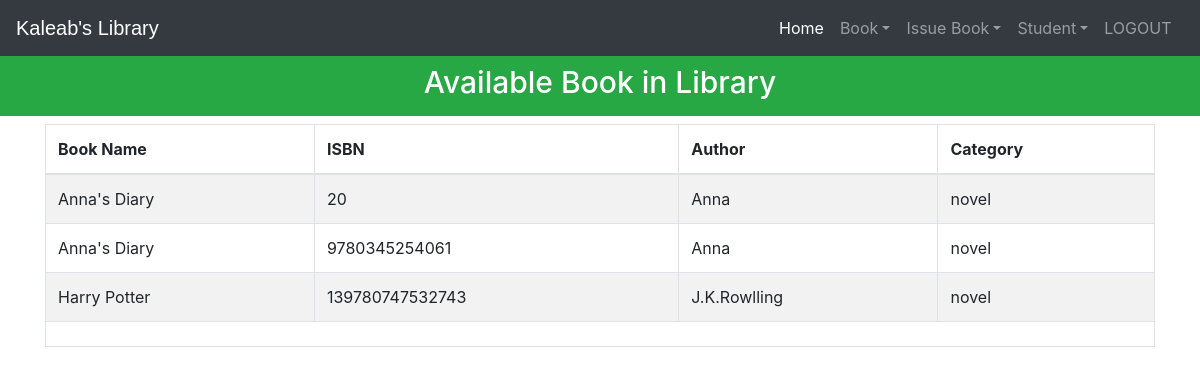
Page /viewbook (signed in) on the earlier database version.
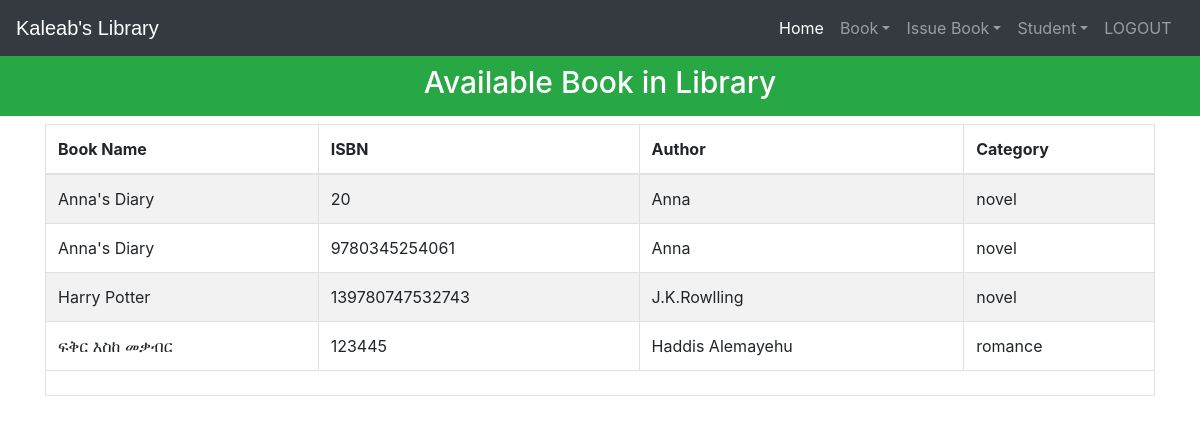
Same page on the later database version.
### library/models.py (models this page shows, shortened)
class Book(models.Model):
    catchoice= [
        ('education', 'Education'),
        ('entertainment', 'Entertainment'),
        ('comics', 'Comics'),
        ('biography', 'Biography'),
        ('history', 'History'),
        ('novel', 'Novel'),
        ('fantasy', 'Fantasy'),
        ('thriller', 'Thriller'),
        ('romance', 'Romance'),
        ('scifi','Sci-Fi')
        ]
    name=models.CharField(max_length=30)
    isbn=models.PositiveIntegerField()
    author=models.CharField(max_length=40)
    category=models.CharField(max_length=30,choices=catchoice,default='education')

### library/views.py (the view)
# urls.py: path('viewbook', views.viewbook_view),
@login_required(login_url='adminlogin')
@user_passes_test(is_admin)
def viewbook_view(request):
    books=models.Book.objects.all()
    return render(request,'library/viewbook.html',{'books':books})

### library/views.py (called while the page is built)
def is_admin(user):
    return user.groups.filter(name='ADMIN').exists()

### templates/library/viewbook.html (shortened to what this page needs)
<!DOCTYPE html>
<html lang="en" dir="ltr">
  <head>
  </head>
  <body>
    {% include "library/navbaradmin.html" %}
    <br>
    <br>
    <h3 class="p-3 mb-2 bg-success text-white" style = 'font-size: 30px;text-align:center;'>Available Book in Library</h3>
{% if books%}
<div class="container">
  <table class="table table-hover table-condensed table-striped table-bordered">
    <thead>
    <tr>
    <th>Book Name</th>
    <th>ISBN</th>
    <th>Author</th>
    <th>Category</th>
    </tr>
    </thead>
    <tfoot>
    <tr>
    <td colspan="4" rowspan="4">
    </td>
    </tr>
    </tfoot>
    <tbody>
      {% for book in books %}
        <tr>
          <td>{{book.name}}</td>
          <td>{{book.isbn}}</td>
          <td>{{book.author}}</td>
          <td>{{book.category}}</td>
        </tr>
      {% endfor %}
    </tbody>
    </table>
</div>
{%else%}
<h1>Have 0 book</h1>
{%endif%}
<br><br><br><br><br><br><br><br><br>
    {% include "library/footer.html" %}
  </body>
</html>

### templates/library/navbaradmin.html (shortened to what this page needs)
<!DOCTYPE html>
{% load static %}
<html lang="en">
<head>
<link rel="stylesheet" href="https://stackpath.bootstrapcdn.com/bootstrap/4.3.1/css/bootstrap.min.css">
<link rel="stylesheet" href="https://maxcdn.bootstrapcdn.com/font-awesome/4.7.0/css/font-awesome.min.css">
</head>
<body>
<div class="bs-example">
    <nav class="navbar navbar-expand-md bg-dark navbar-dark fixed-top">
        <a href="/" class="navbar-brand">Kaleab's Library</a>
        <div class="collapse navbar-collapse justify-content-between" id="navbarCollapse">
            <div class="navbar-nav">
              <a href="/" class="nav-item nav-link active">Home</a>
                <div class="nav-item dropdown">
                  <a href="#" class="nav-link dropdown-toggle" data-toggle="dropdown">Book</a>
                </div>
                <div class="nav-item dropdown">
                  <a href="#" class="nav-link dropdown-toggle" data-toggle="dropdown">Issue Book</a>
                </div>
                <div class="nav-item dropdown">
                  <a href="#" class="nav-link dropdown-toggle" data-toggle="dropdown">Student</a>
                </div>
                <a href="logout" class="nav-item nav-link">LOGOUT</a> &nbsp
            </div>
        </div>
    </nav>
</div>
</body>
</html>

### templates/library/footer.html (shortened to what this page needs)
<!DOCTYPE html>
<html>
<head>
</head>
</html>

### templates/library/navbaradmin.html (style rules this page uses)
.bs-example { margin: 0px; }
.navbar-brand { font-size: 20px; font-family: sans-serif; }

Differences in the rows shown:
added Book: name "ፍቅር እስከ መቃብር", isbn "123445", author "Haddis Alemayehu", category "romance"
